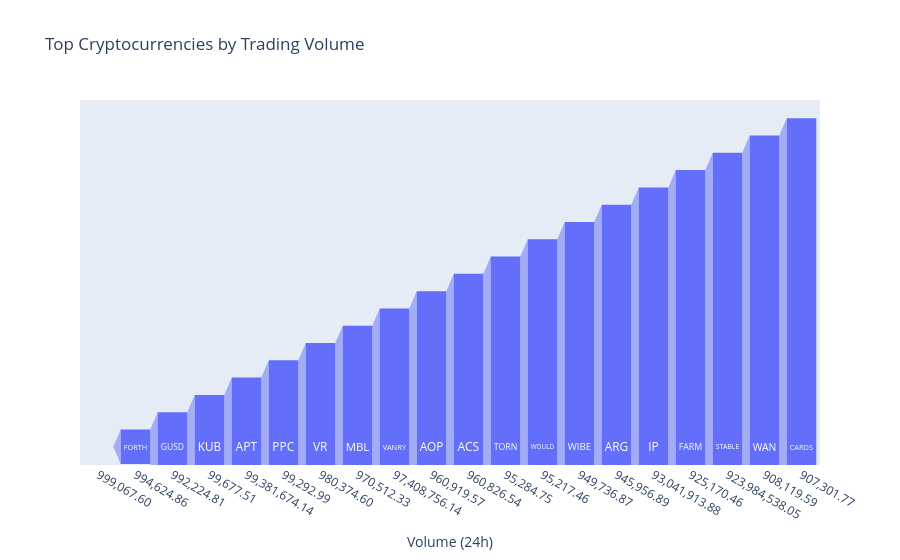

Notebook code cell kept with this figure:
### Markdown cell above
### Why these columns?
- Symbol → cryptocurrency identifier
- Volume (24h) → trading activity
- This shows which coins attract the most trading

### Code cell
top20 = df.sort_values("Volume (24h)", ascending=False).head(20)

fig = px.funnel(
    top20,
    x="Volume (24h)",
    y="Symbol",
    title="Top Cryptocurrencies by Trading Volume"
)

fig.show()

### Figure 1 — Plotly figure (JSON) as saved in the notebook; plotly's stock layout.template omitted (floating-point values rounded to 4 significant figures)
{"data": [{"hovertemplate": "Volume (24h)=%{x}<br>Symbol=%{y}<extra></extra>", "legendgroup": "", "marker": {"color": "#636efa"}, "name": "", "orientation": "v", "showlegend": false, "type": "funnel", "x": ["999,067.60", "994,624.86", "992,224.81", "99,677.51", "99,381,674.14", "99,292.99", "980,374.60", "970,512.33", "97,408,756.14", "960,919.57", "960,826.54", "95,284.75", "95,217.46", "949,736.87", "945,956.89", "93,041,913.88", "925,170.46", "923,984,538.05", "908,119.59", "907,301.77"], "xaxis": "x", "y": ["WOLF", "FORTH", "GUSD", "KUB", "APT", "PPC", "VR", "MBL", "VANRY", "AOP", "ACS", "TORN", "WOULD", "WIBE", "ARG", "IP", "FARM", "STABLE", "WAN", "CARDS"], "yaxis": "y"}], "layout": {"autosize": true, "legend": {"tracegroupgap": 0}, "title": {"text": "Top Cryptocurrencies by Trading Volume"}, "xaxis": {"anchor": "y", "autorange": true, "domain": [0, 1], "range": [-0.5, 19.5], "title": {"text": "Volume (24h)"}, "type": "category"}, "yaxis": {"anchor": "x", "autorange": true, "domain": [0, 1], "range": [-0.5278, 10.03], "title": {"text": "Symbol"}, "type": "category"}}}
